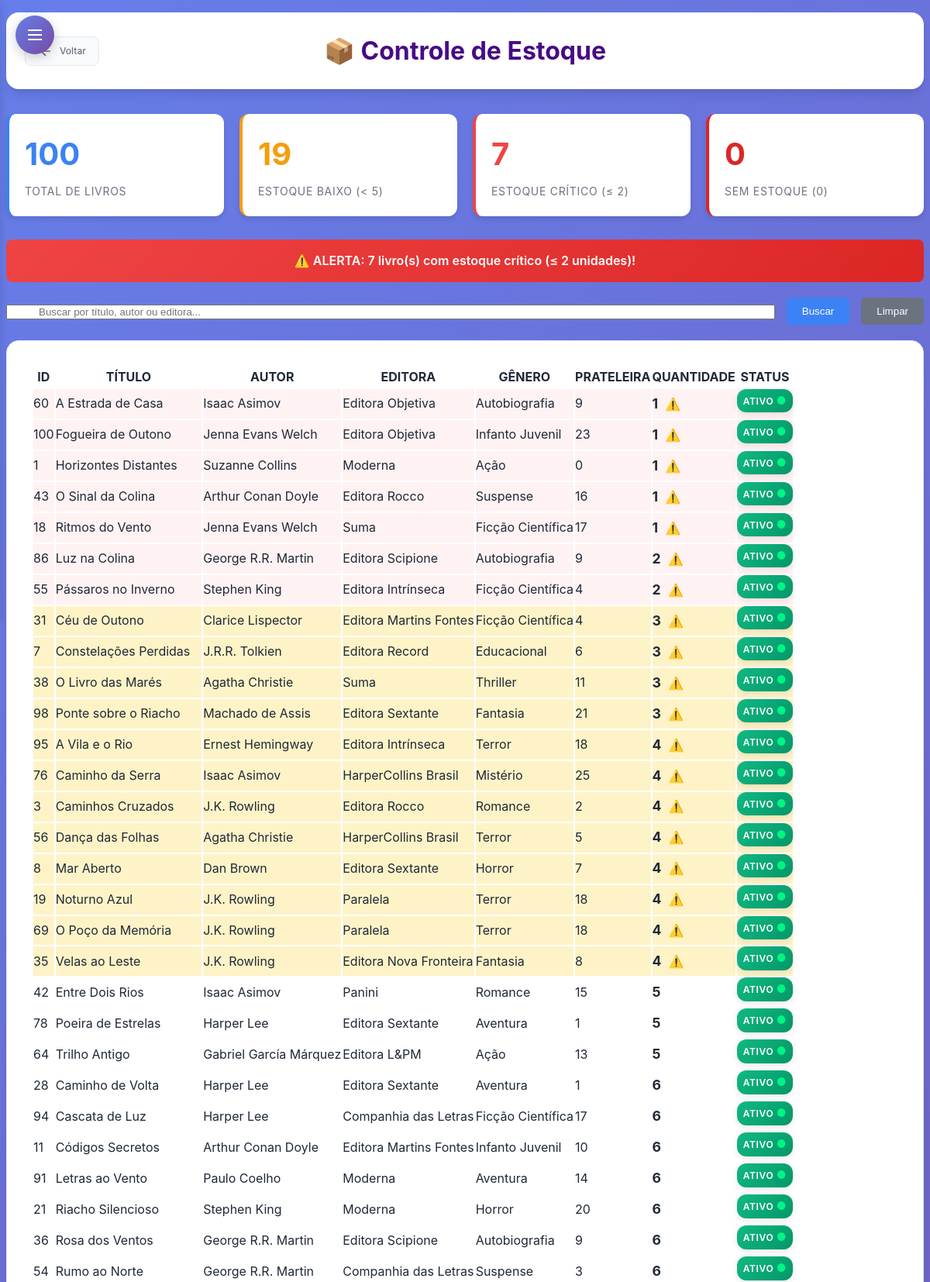
Screenshot of /subtelas/consultar_estoque.php (signed in, upper part) with the database file from the repository.
### tables this page shows
CREATE TABLE `livro` (
  `Cod_Livro` int(11) NOT NULL,
  `Cod_Autor` int(11) DEFAULT NULL,
  `Cod_Editora` int(11) DEFAULT NULL,
  `Cod_Doador` int(11) DEFAULT NULL,
  `Cod_Genero` int(11) DEFAULT NULL,
  `Titulo` varchar(50) NOT NULL,
  `Data_Lancamento` varchar(12) DEFAULT NULL,
  `Data_Registro` varchar(12) DEFAULT NULL,
  `Quantidade` int(11) NOT NULL,
  `Num_Prateleira` char(2) DEFAULT NULL,
  `Foto` longblob NOT NULL,
  `status` enum('ativo','inativo') DEFAULT 'ativo'
);

CREATE TABLE `autor` (
  `Cod_Autor` int(11) NOT NULL,
  `Nome_Autor` varchar(255) DEFAULT NULL,
  `Telefone` varchar(255) DEFAULT NULL,
  `Email` varchar(255) NOT NULL,
  `status` enum('ativo','inativo') DEFAULT 'ativo'
);

CREATE TABLE `editora` (
  `Cod_Editora` int(11) NOT NULL,
  `Nome_Editora` varchar(255) DEFAULT NULL,
  `Telefone` varchar(255) DEFAULT NULL,
  `Email` varchar(255) NOT NULL,
  `status` enum('ativo','inativo') DEFAULT 'ativo'
);

CREATE TABLE `genero` (
  `Cod_Genero` int(11) NOT NULL,
  `Nome_Genero` varchar(255) DEFAULT NULL
);

### subtelas/consultar_estoque.php (the view, shortened to what this page needs)
<?php
require_once '../conexao.php';
$sql = "SELECT
          l.Cod_Livro,
          l.Titulo,
          l.Quantidade,
          l.Num_Prateleira,
          l.status,
          a.Nome_Autor,
          e.Nome_Editora,
          g.Nome_Genero
        FROM livro l
        LEFT JOIN autor a ON l.Cod_Autor = a.Cod_Autor
        LEFT JOIN editora e ON l.Cod_Editora = e.Cod_Editora
        LEFT JOIN genero g ON l.Cod_Genero = g.Cod_Genero
        ORDER BY l.Quantidade ASC, l.Titulo ASC";
try {
    $stmt = $pdo->prepare($sql);
    $stmt->execute();
    $livros = $stmt->fetchAll(PDO::FETCH_ASSOC);
    $estoque_baixo = array_filter($livros, function($livro) {
        return $livro['Quantidade'] < 5 && $livro['status'] == 'ativo';
    });
    $total_livros = count($livros);
    $total_estoque_baixo = count($estoque_baixo);
} catch (PDOException $e) {
    $erro = "Erro na consulta: " . $e->getMessage();
    $livros = [];
}
?>
<!DOCTYPE html>
<html lang="pt-br">
<head>
    <link rel="stylesheet" type="text/css" href="subtelas_css/consultas.css">
    <link rel="stylesheet" type="text/css" href="subtelas_css/sidebar-dropdown.css">
</head>
<body>
    <?php include 'includes/sidebar-dropdown.php'; ?>
    <div class="page-wrapper">
        <header class="header">
            <a href="<?= $linkVoltar ?>" class="btn-voltar">
                <svg width="20" height="20" viewBox="0 0 24 24" fill="none" stroke="currentColor" stroke-width="2">
                    <path d="M19 12H5M12 19l-7-7 7-7"/>
                </svg>
                Voltar
            </a>
            <h1>📦 Controle de Estoque</h1>
        </header>
        <div class="stats-container">
            <div class="stat-card total">
                <div class="stat-number" style="color: #3b82f6;"><?= $total_livros ?></div>
                <div class="stat-label">Total de Livros</div>
            </div>
            <div class="stat-card baixo">
                <div class="stat-number" style="color: #f59e0b;"><?= $total_estoque_baixo ?></div>
                <div class="stat-label">Estoque Baixo (< 5)</div>
            </div>
            <?php
            $estoque_critico = array_filter($livros, function($livro) {
                return $livro['Quantidade'] <= 2 && $livro['status'] == 'ativo';
            });
            $total_critico = count($estoque_critico);
            ?>
            <div class="stat-card critico">
                <div class="stat-number" style="color: #ef4444;"><?= $total_critico ?></div>
                <div class="stat-label">Estoque Crítico (≤ 2)</div>
            </div>
            <?php
            $estoque_zero = array_filter($livros, function($livro) {
                return $livro['Quantidade'] == 0 && $livro['status'] == 'ativo';
            });
            $total_zero = count($estoque_zero);
            ?>
            <div class="stat-card zero">
                <div class="stat-number" style="color: #dc2626;"><?= $total_zero ?></div>
                <div class="stat-label">Sem Estoque (0)</div>
            </div>
        </div>
        <?php if ($total_zero > 0): ?>
            <div class="alert-banner critical">
                🚨 ALERTA CRÍTICO: <?= $total_zero ?> livro(s) estão sem estoque!
            </div>
        <?php elseif ($total_critico > 0): ?>
            <div class="alert-banner critical">
                ⚠️ ALERTA: <?= $total_critico ?> livro(s) com estoque crítico (≤ 2 unidades)!
            </div>
        <?php elseif ($total_estoque_baixo > 0): ?>
            <div class="alert-banner">
                ⚠️ ATENÇÃO: <?= $total_estoque_baixo ?> livro(s) com estoque baixo (< 5 unidades)!
            </div>
        <?php endif; ?>
        <form action="consultar_estoque.php" method="POST">
            <div class="search-container">
                <div style="flex: 1;">
                    <input type="text" id="search-input" name="busca" placeholder="Buscar por título, autor ou editora..." value="<?= htmlspecialchars(isset($_POST['busca']) ? $_POST['busca'] : '') ?>" style="width: 100%; padding-left: 40px;">
                </div>
                <button type="submit" class="btn-filtrar">Buscar</button>
                <button type="button" class="btn-limpar" onclick="document.getElementById('search-input').value=''; document.forms[0].submit();">Limpar</button>
            </div>
        </form>
        <nav>
            <table id="estoque-table">
                <thead>
                    <tr>
                        <th>ID</th>
                        <th>TÍTULO</th>
                        <th>AUTOR</th>
                        <th>EDITORA</th>
                        <th>GÊNERO</th>
                        <th>PRATELEIRA</th>
                        <th>QUANTIDADE</th>
                        <th>STATUS</th>
                    </tr>
                </thead>
                <tbody>
                    <?php if (!empty($livros) && is_array($livros)): ?>
                        <?php foreach ($livros as $livro): ?>
                            <?php
                            $classe_linha = '';
                            if ($livro['status'] == 'ativo') {
                                if ($livro['Quantidade'] == 0) {
                                    $classe_linha = 'estoque-zero';
                                } elseif ($livro['Quantidade'] <= 2) {
                                    $classe_linha = 'estoque-critico';
                                } elseif ($livro['Quantidade'] < 5) {
                                    $classe_linha = 'estoque-baixo';
                                }
                            }
                            ?>
                            <tr class="<?= $classe_linha ?>">
                                <td><?= htmlspecialchars($livro['Cod_Livro']) ?></td>
                                <td><?= htmlspecialchars($livro['Titulo']) ?></td>
                                <td><?= htmlspecialchars($livro['Nome_Autor'] ?? 'N/A') ?></td>
                                <td><?= htmlspecialchars($livro['Nome_Editora'] ?? 'N/A') ?></td>
                                <td><?= htmlspecialchars($livro['Nome_Genero'] ?? 'N/A') ?></td>
                                <td><?= htmlspecialchars($livro['Num_Prateleira'] ?? 'N/A') ?></td>
                                <td>
                                    <strong style="font-size: 1.1em;">
                                        <?= $livro['Quantidade'] ?>
                                    </strong>
                                    <?php if ($livro['Quantidade'] < 5 && $livro['status'] == 'ativo'): ?>
                                        <span style="color: #f59e0b; margin-left: 5px;">⚠️</span>
                                    <?php endif; ?>
                                </td>
                                <td>
                                    <span class="status-badge status-<?= $livro['status'] ?>">
                                        <?= ucfirst($livro['status']) ?>
                                    </span>
                                </td>
                            </tr>
                        <?php endforeach; ?>
                    <?php else: ?>
                        <tr><td colspan="8">Nenhum livro encontrado</td></tr>
                    <?php endif; ?>
                </tbody>
            </table>
        </nav>
    </div>
</body>
</html>

### subtelas/subtelas_css/consultas.css (style rules this page uses)
:root { --primary-color: #6366f1; --primary-dark: #4f46e5; --primary-light: #a5b4fc; --secondary-color: #f59e0b; --secondary-dark: #d97706; --accent-color: #ec4899; --accent-light: #f9a8d4; --text-primary: #1f2937; --text-secondary: #6b7280; --text-muted: #9ca3af; --bg-primary: #ffffff; --bg-secondary: #f9fafb; --bg-tertiary: #f3f4f6; --border-color: #e5e7eb; --border-focus: #6366f1; --shadow-sm: 0 1px 2px 0 rgb(0 0 0 / 0.05); --shadow-md: 0 4px 6px -1px rgb(0 0 0 / 0.1), 0 2px 4px -2px rgb(0 0 0 / 0.1); --shadow-lg: 0 10px 15px -3px rgb(0 0 0 / 0.1), 0 4px 6px -4px rgb(0 0 0 / 0.1); --shadow-xl: 0 20px 25px -5px rgb(0 0 0 / 0.1), 0 8px 10px -6px rgb(0 0 0 / 0.1); --radius-sm: 0.375rem; --radius-md: 0.5rem; --radius-lg: 0.75rem; --radius-xl: 1rem; --radius-2xl: 1.5rem; --transition: all 0.2s cubic-bezier(0.4, 0, 0.2, 1); }
* { margin: 0; padding: 0; box-sizing: border-box; }
body { font-family: 'Inter', -apple-system, BlinkMacSystemFont, 'Segoe UI', Roboto, sans-serif; background: linear-gradient(135deg, #667eea 0%, #764ba2 100%); min-height: 100vh; color: var(--text-primary); line-height: 1.6; }
.page-wrapper { min-height: 100vh; padding: 1rem 0.5rem; }
header { background: var(--bg-primary); border-radius: var(--radius-xl); padding: 1.5rem; margin: 0 auto 2rem; max-width: 1200px; box-shadow: var(--shadow-lg); position: relative; overflow: hidden; }
header::before { content: ''; position: absolute; top: 0; left: 0; right: 0; height: 3px; }
header h1 { font-size: 2rem; font-weight: 700; text-align: center; color: #480b85; margin: 0; }
.btn-voltar { position: absolute; left: 1.5rem; top: 50%; transform: translateY(-50%); display: flex; align-items: center; gap: 0.5rem; padding: 0.5rem 1rem; background: var(--bg-secondary); color: var(--text-secondary); border: 1px solid var(--border-color); border-radius: var(--radius-md); cursor: pointer; font-size: 0.75rem; font-weight: 500; transition: var(--transition); text-decoration: none; }
nav { background: var(--bg-primary); padding: 2rem; border-radius: var(--radius-xl); box-shadow: var(--shadow-lg); width: 100%; max-width: 1200px; border: 1px solid var(--border-color); margin: 0 auto; overflow: hidden; }
.status-badge { display: inline-flex; align-items: center; gap: 0.5rem; padding: 0.5rem 1rem; border-radius: 50px; font-size: 0.75rem; font-weight: 600; text-transform: uppercase; letter-spacing: 0.05em; position: relative; overflow: hidden; transition: all 0.3s ease; box-shadow: 0 2px 8px rgba(0, 0, 0, 0.1); }
.status-badge::before { content: ''; position: absolute; top: 0; left: 0; right: 0; bottom: 0; background: linear-gradient(45deg, transparent, rgba(255, 255, 255, 0.1), transparent); transform: translateX(-100%); transition: transform 0.6s ease; }
.status-badge.status-ativo { background: linear-gradient(135deg, #10b981, #059669); color: white; border: none; }
.status-badge.status-ativo::after { content: '●'; color: #00f583; font-size: 0.875rem; animation: pulse 2s infinite; }
.form-section, #search-container, nav { animation: fadeInUp 0.6s ease-out; }
nav { animation-delay: 0.2s; }

### subtelas/subtelas_css/sidebar-dropdown.css (style rules this page uses)
.page-wrapper { transition: margin-left 0.3s ease; }

### rows the page displays
livro: Cod_Livro "60", Titulo "A Estrada de Casa", Cod_Autor.Nome_Autor "Isaac Asimov", Cod_Editora.Nome_Editora "Editora Objetiva", Cod_Genero.Nome_Genero "Autobiografia", Num_Prateleira "9", Quantidade "1", status "ATIVO"
livro: Cod_Livro "100", Titulo "Fogueira de Outono", Cod_Autor.Nome_Autor "Jenna Evans Welch", Cod_Editora.Nome_Editora "Editora Objetiva", Cod_Genero.Nome_Genero "Infanto Juvenil", Num_Prateleira "23", Quantidade "1", status "ATIVO"
livro: Cod_Livro "1", Titulo "Horizontes Distantes", Cod_Autor.Nome_Autor "Suzanne Collins", Cod_Editora.Nome_Editora "Moderna", Cod_Genero.Nome_Genero "Ação", Num_Prateleira "0", Quantidade "1", status "ATIVO"
livro: Cod_Livro "43", Titulo "O Sinal da Colina", Cod_Autor.Nome_Autor "Arthur Conan Doyle", Cod_Editora.Nome_Editora "Editora Rocco", Cod_Genero.Nome_Genero "Suspense", Num_Prateleira "16", Quantidade "1", status "ATIVO"
livro: Cod_Livro "18", Titulo "Ritmos do Vento", Cod_Autor.Nome_Autor "Jenna Evans Welch", Cod_Editora.Nome_Editora "Suma", Cod_Genero.Nome_Genero "Ficção Científica", Num_Prateleira "17", Quantidade "1", status "ATIVO"
livro: Cod_Livro "86", Titulo "Luz na Colina", Cod_Autor.Nome_Autor "George R.R. Martin", Cod_Editora.Nome_Editora "Editora Scipione", Cod_Genero.Nome_Genero "Autobiografia", Num_Prateleira "9", Quantidade "2", status "ATIVO"
livro: Cod_Livro "55", Titulo "Pássaros no Inverno", Cod_Autor.Nome_Autor "Stephen King", Cod_Editora.Nome_Editora "Editora Intrínseca", Cod_Genero.Nome_Genero "Ficção Científica", Num_Prateleira "4", Quantidade "2", status "ATIVO"
livro: Cod_Livro "31", Titulo "Céu de Outono", Cod_Autor.Nome_Autor "Clarice Lispector", Cod_Editora.Nome_Editora "Editora Martins Fontes", Cod_Genero.Nome_Genero "Ficção Científica", Num_Prateleira "4", Quantidade "3", status "ATIVO"
livro: Cod_Livro "7", Titulo "Constelações Perdidas", Cod_Autor.Nome_Autor "J.R.R. Tolkien", Cod_Editora.Nome_Editora "Editora Record", Cod_Genero.Nome_Genero "Educacional", Num_Prateleira "6", Quantidade "3", status "ATIVO"
livro: Cod_Livro "38", Titulo "O Livro das Marés", Cod_Autor.Nome_Autor "Agatha Christie", Cod_Editora.Nome_Editora "Suma", Cod_Genero.Nome_Genero "Thriller", Num_Prateleira "11", Quantidade "3", status "ATIVO"
livro: Cod_Livro "98", Titulo "Ponte sobre o Riacho", Cod_Autor.Nome_Autor "Machado de Assis", Cod_Editora.Nome_Editora "Editora Sextante", Cod_Genero.Nome_Genero "Fantasia", Num_Prateleira "21", Quantidade "3", status "ATIVO"
livro: Cod_Livro "95", Titulo "A Vila e o Rio", Cod_Autor.Nome_Autor "Ernest Hemingway", Cod_Editora.Nome_Editora "Editora Intrínseca", Cod_Genero.Nome_Genero "Terror", Num_Prateleira "18", Quantidade "4", status "ATIVO"
livro: Cod_Livro "76", Titulo "Caminho da Serra", Cod_Autor.Nome_Autor "Isaac Asimov", Cod_Editora.Nome_Editora "HarperCollins Brasil", Cod_Genero.Nome_Genero "Mistério", Num_Prateleira "25", Quantidade "4", status "ATIVO"
livro: Cod_Livro "3", Titulo "Caminhos Cruzados", Cod_Autor.Nome_Autor "J.K. Rowling", Cod_Editora.Nome_Editora "Editora Rocco", Cod_Genero.Nome_Genero "Romance", Num_Prateleira "2", Quantidade "4", status "ATIVO"
livro: Cod_Livro "56", Titulo "Dança das Folhas", Cod_Autor.Nome_Autor "Agatha Christie", Cod_Editora.Nome_Editora "HarperCollins Brasil", Cod_Genero.Nome_Genero "Terror", Num_Prateleira "5", Quantidade "4", status "ATIVO"
livro: Cod_Livro "8", Titulo "Mar Aberto", Cod_Autor.Nome_Autor "Dan Brown", Cod_Editora.Nome_Editora "Editora Sextante", Cod_Genero.Nome_Genero "Horror", Num_Prateleira "7", Quantidade "4", status "ATIVO"
livro: Cod_Livro "19", Titulo "Noturno Azul", Cod_Autor.Nome_Autor "J.K. Rowling", Cod_Editora.Nome_Editora "Paralela", Cod_Genero.Nome_Genero "Terror", Num_Prateleira "18", Quantidade "4", status "ATIVO"
livro: Cod_Livro "69", Titulo "O Poço da Memória", Cod_Autor.Nome_Autor "J.K. Rowling", Cod_Editora.Nome_Editora "Paralela", Cod_Genero.Nome_Genero "Terror", Num_Prateleira "18", Quantidade "4", status "ATIVO"
livro: Cod_Livro "35", Titulo "Velas ao Leste", Cod_Autor.Nome_Autor "J.K. Rowling", Cod_Editora.Nome_Editora "Editora Nova Fronteira", Cod_Genero.Nome_Genero "Fantasia", Num_Prateleira "8", Quantidade "4", status "ATIVO"
livro: Cod_Livro "42", Titulo "Entre Dois Rios", Cod_Autor.Nome_Autor "Isaac Asimov", Cod_Editora.Nome_Editora "Panini", Cod_Genero.Nome_Genero "Romance", Num_Prateleira "15", Quantidade "5", status "ATIVO"
livro: Cod_Livro "78", Titulo "Poeira de Estrelas", Cod_Autor.Nome_Autor "Harper Lee", Cod_Editora.Nome_Editora "Editora Sextante", Cod_Genero.Nome_Genero "Aventura", Num_Prateleira "1", Quantidade "5", status "ATIVO"
livro: Cod_Livro "64", Titulo "Trilho Antigo", Cod_Autor.Nome_Autor "Gabriel García Márquez", Cod_Editora.Nome_Editora "Editora L&PM", Cod_Genero.Nome_Genero "Ação", Num_Prateleira "13", Quantidade "5", status "ATIVO"
livro: Cod_Livro "28", Titulo "Caminho de Volta", Cod_Autor.Nome_Autor "Harper Lee", Cod_Editora.Nome_Editora "Editora Sextante", Cod_Genero.Nome_Genero "Aventura", Num_Prateleira "1", Quantidade "6", status "ATIVO"
livro: Cod_Livro "94", Titulo "Cascata de Luz", Cod_Autor.Nome_Autor "Harper Lee", Cod_Editora.Nome_Editora "Companhia das Letras", Cod_Genero.Nome_Genero "Ficção Científica", Num_Prateleira "17", Quantidade "6", status "ATIVO"
livro: Cod_Livro "11", Titulo "Códigos Secretos", Cod_Autor.Nome_Autor "Arthur Conan Doyle", Cod_Editora.Nome_Editora "Editora Martins Fontes", Cod_Genero.Nome_Genero "Infanto Juvenil", Num_Prateleira "10", Quantidade "6", status "ATIVO"
livro: Cod_Livro "91", Titulo "Letras ao Vento", Cod_Autor.Nome_Autor "Paulo Coelho", Cod_Editora.Nome_Editora "Moderna", Cod_Genero.Nome_Genero "Aventura", Num_Prateleira "14", Quantidade "6", status "ATIVO"
livro: Cod_Livro "21", Titulo "Riacho Silencioso", Cod_Autor.Nome_Autor "Stephen King", Cod_Editora.Nome_Editora "Moderna", Cod_Genero.Nome_Genero "Horror", Num_Prateleira "20", Quantidade "6", status "ATIVO"
livro: Cod_Livro "36", Titulo "Rosa dos Ventos", Cod_Autor.Nome_Autor "George R.R. Martin", Cod_Editora.Nome_Editora "Editora Scipione", Cod_Genero.Nome_Genero "Autobiografia", Num_Prateleira "9", Quantidade "6", status "ATIVO"
livro: Cod_Livro "54", Titulo "Rumo ao Norte", Cod_Autor.Nome_Autor "George R.R. Martin", Cod_Editora.Nome_Editora "Companhia das Letras", Cod_Genero.Nome_Genero "Suspense", Num_Prateleira "3", Quantidade "6", status "ATIVO"

### other values shown
$total_livros "100"
$total_estoque_baixo "19"
$total_critico "7"
$total_zero "0"
